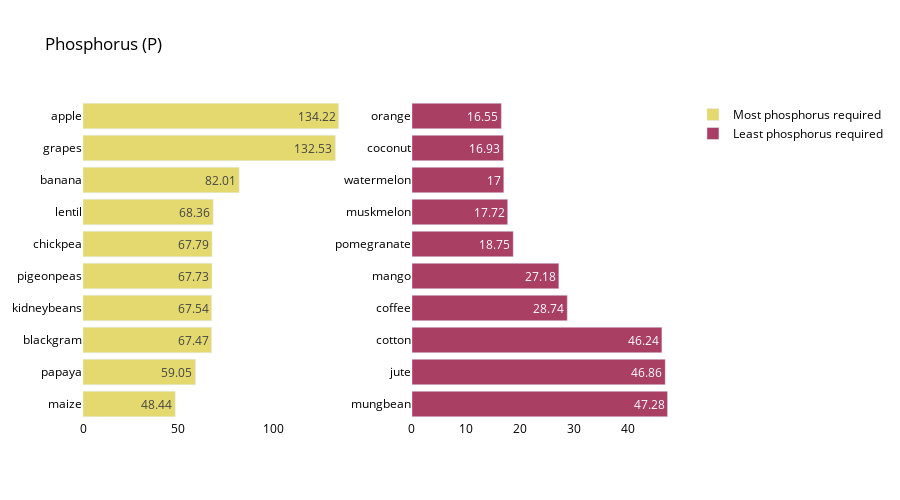

This figure's notebook cell:
### Markdown cell above
Phosphorus Analysis

### Code cell
crop_summary_P = crop_summary.sort_values(by='P', ascending=False)
  
fig = make_subplots(rows=1, cols=2)

top = {
    'y' : crop_summary_P['P'][0:10].sort_values().index,
    'x' : crop_summary_P['P'][0:10].sort_values()
}

last = {
    'y' : crop_summary_P['P'][-10:].index,
    'x' : crop_summary_P['P'][-10:]
}

fig.add_trace(
    go.Bar(top,
           name="Most phosphorus required",
           marker_color=random.choice(colorarr),
           orientation='h',
          text=top['x']),
    
    row=1, col=1
)

fig.add_trace(
    go.Bar(last,
           name="Least phosphorus required",
           marker_color=random.choice(colorarr),
           orientation='h',
          text=last['x']),
    row=1, col=2
)
fig.update_traces(texttemplate='%{text}', textposition='inside')
fig.update_layout(title_text="Phosphorus (P)",
                  plot_bgcolor='white',
                  font_size=12, 
                  font_color='black',
                 height=500)

fig.update_xaxes(showgrid=False)
fig.update_yaxes(showgrid=False)
fig.show()

### Figure 1 — Plotly figure (JSON) as saved in the notebook; plotly's stock layout.template omitted (floating-point values rounded to 4 significant figures)
{"data": [{"marker": {"color": "#E4d96f"}, "name": "Most phosphorus required", "orientation": "h", "text": [48.44, 59.05, 67.47, 67.54, 67.73, 67.79, 68.36, 82.01, 132.5, 134.2], "textposition": "inside", "texttemplate": "%{text}", "type": "bar", "x": [48.44, 59.05, 67.47, 67.54, 67.73, 67.79, 68.36, 82.01, 132.5, 134.2], "xaxis": "x", "y": ["maize", "papaya", "blackgram", "kidneybeans", "pigeonpeas", "chickpea", "lentil", "banana", "grapes", "apple"], "yaxis": "y"}, {"marker": {"color": "#A94064"}, "name": "Least phosphorus required", "orientation": "h", "text": [47.28, 46.86, 46.24, 28.74, 27.18, 18.75, 17.72, 17, 16.93, 16.55], "textposition": "inside", "texttemplate": "%{text}", "type": "bar", "x": [47.28, 46.86, 46.24, 28.74, 27.18, 18.75, 17.72, 17, 16.93, 16.55], "xaxis": "x2", "y": ["mungbean", "jute", "cotton", "coffee", "mango", "pomegranate", "muskmelon", "watermelon", "coconut", "orange"], "yaxis": "y2"}], "layout": {"font": {"color": "black", "size": 12}, "height": 500, "plot_bgcolor": "white", "title": {"text": "Phosphorus (P)"}, "xaxis": {"anchor": "y", "domain": [0, 0.45], "showgrid": false}, "xaxis2": {"anchor": "y2", "domain": [0.55, 1], "showgrid": false}, "yaxis": {"anchor": "x", "domain": [0, 1], "showgrid": false}, "yaxis2": {"anchor": "x2", "domain": [0, 1], "showgrid": false}}}
